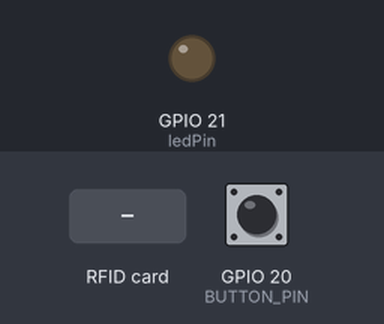
Recording of a sketch running on a simulated ESP32-C3. Parts: output pins drawn as LEDs (lit = HIGH). Inputs (shaded band) come from the test bench; at power-on: GPIO 20 (BUTTON_PIN) HIGH. WiFi joins after 1.5 s; servers stay silent unless stated; I2S audio is not simulated (input reads silence); the local clock reads 2024-03-15 10:24:30 at power-on unless the sketch sets it; storage starts empty; what the sketch prints to the serial monitor is not drawn.

Above: at 3.9 s.
4.0 s: RFID card 00 00 00 00 00 held to the reader
At 4.6 s:
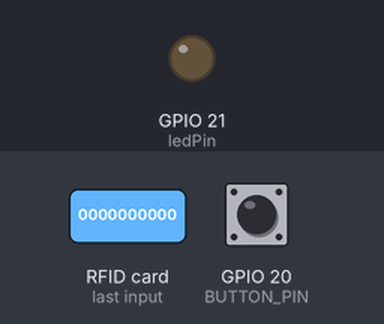
5.5 s: GPIO 20 (BUTTON_PIN) pulled LOW for 1 s
At 7.5 s:
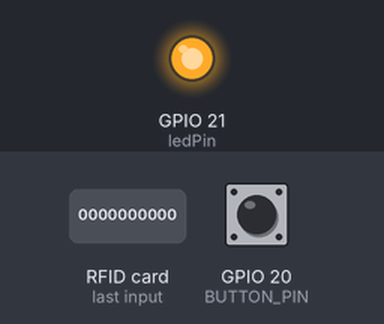
Timing chart, 0 to 16.5 s (numbered marks = the images above; inputs shaded):
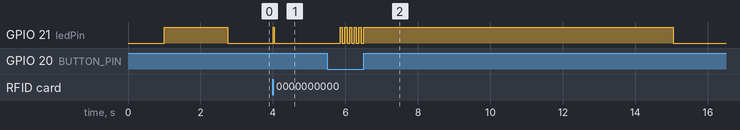

The sketch:

main.ino
```cpp
#include <WiFi.h>
#include <WiFiClientSecure.h>
#include <UniversalTelegramBot.h>
#include <SD.h>
#include <SPI.h>
#include <driver/i2s.h>
#include <MFRC522.h>
#include <SoftwareSerial.h>

////////////////////////////////////////////////////////////////////////////
///////////////////////// PARAMETROS A CONFIGURAR //////////////////////////
////////////////////////////////////////////////////////////////////////////

// Configuración WiFi y Telegram
#define WIFI_SSID "nombre"
#define WIFI_PASSWORD "contrasenha"
#define BOT_TOKEN "numerobot:letrasbot"

////////////////////////////////////////////////////////////////////////////
/////////////////// CONFIGURAR SI SE CAMBIAN LOS PINES /////////////////////
////////////////////////////////////////////////////////////////////////////

// Configuración de los pines del ESP32-C3-Mini
// Configuración de la tarjeta SD
#define SD_CS 10
#define SPI_MOSI 6
#define SPI_MISO 5
#define SPI_SCK 4

// Configuración del micrófono I2S
#define I2S_WS 7
#define I2S_SD 2
#define I2S_SCK 3
#define I2S_PORT I2S_NUM_0

// Configuración RFID
#define RFID_SS_PIN 8
#define RFID_RST_PIN 9

// Led PIN
const int ledPin = 21;

////////////////////////////////////////////////////////////////////////////
// FIN PINES
////////////////////////////////////////////////////////////////////////////


// Variables para el debounce de RFID
unsigned long lastCardDetectionTime = 0;
const unsigned long CARD_DEBOUNCE_TIME = 500; // 500ms para confirmar retirada
bool cardPresent = false;
byte lastCardUID[7] = {0};
byte lastCardSize = 0;

// Configuración del botón
#define BUTTON_PIN 20
volatile bool buttonPressed = false;
volatile bool buttonStateChanged = false;

// Configuración de audio
#define SAMPLE_RATE 16000
#define BITS_PER_SAMPLE 16
#define NUM_CHANNELS 1
#define BUFFER_LEN 1024  // Buffer más grande para mejor rendimiento

// Estructura para asociar UID de tarjeta con chat ID de Telegram
struct RFIDUser {
  byte uid[7];        // UID de la tarjeta RFID
  String chatID;      // Chat ID de Telegram asociado
  String userName;    // Nombre del usuario (opcional)
};

// Usuarios autorizados
// MODIFICAR:
// UID de la tarjeta, id del usurio de telegram, nombre de usuario de cara al buzón (el que se quiera)
RFIDUser authorizedUsers[] = {
  {{0x00, 0x00, 0x00, 0x00, 0x00, 0x00, 0x00}, "0000000000", "Nombre de usuario 1"},
  {{0x00, 0x00, 0x00, 0x00, 0x00, 0x00, 0x00}, "0000000000", "Nombre de usuario 2"}
};
const int numUsers = sizeof(authorizedUsers) / sizeof(authorizedUsers[0]);
unsigned long botLastScan;
const unsigned long botMTBS = 1000;

WiFiClientSecure secured_client;
UniversalTelegramBot bot(BOT_TOKEN, secured_client);
MFRC522 mfrc522(RFID_SS_PIN, RFID_RST_PIN);
SoftwareSerial mySerialPrinter(0, 1); // Printer communication

// Variables para el audio
File audioFile;
uint32_t totalBytes = 0;
const char* filename = "/audio_recorded.wav";
bool isRecording = false;
bool waitingForButton = false;
String currentUserChatID = "";

// Buffer para I2S
int16_t sBuffer[BUFFER_LEN];

// Estructura del encabezado WAV
typedef struct {
  char chunkID[4];         // "RIFF"
  uint32_t chunkSize;      // Tamaño del archivo - 8
  char format[4];          // "WAVE"
  char subchunk1ID[4];     // "fmt "
  uint32_t subchunk1Size;  // 16 para PCM
  uint16_t audioFormat;    // 1 para PCM
  uint16_t numChannels;    // 1 para mono, 2 para stereo
  uint32_t sampleRate;     // 44100, etc.
  uint32_t byteRate;       // sampleRate * numChannels * bitsPerSample/8
  uint16_t blockAlign;     // numChannels * bitsPerSample/8
  uint16_t bitsPerSample;  // 16, etc.
  char subchunk2ID[4];     // "data"
  uint32_t subchunk2Size;  // numSamples * numChannels * bitsPerSample/8
} WavHeader;

void IRAM_ATTR buttonISR() {
  bool currentState = digitalRead(BUTTON_PIN);
  if (currentState == LOW) { // Pulsado (usando INPUT_PULLUP)
    buttonPressed = true;
  } else {
    buttonPressed = false;
  }
  buttonStateChanged = true;
}

void setup() {
  mySerialPrinter.begin(9600);
  Serial.begin(9600);
  pinMode(ledPin, OUTPUT);
  delay(1000); // Espera para estabilizar la conexión serial

  digitalWrite(ledPin, HIGH);
  Serial.println("Iniciando sistema...");

  // 1. Inicializar periféricos
  initSDCard();
  initI2S();
  initRFID();

  // 2. Configurar botón con interrupción
  pinMode(BUTTON_PIN, INPUT_PULLUP);
  attachInterrupt(digitalPinToInterrupt(BUTTON_PIN), buttonISR, CHANGE);

  // 3. Conectar a WiFi
  connectToWiFi();

  // 4. Configurar hora (necesario para Telegram)
  configTime(0, 0, "pool.ntp.org");

  Serial.println("Sistema listo. Acerca una tarjeta RFID y pulsa el botón para grabar.");

  mySerialPrinter.println();
  mySerialPrinter.println("Hola, soy Remi, tu cartero personal. Estoy aqui para ayudarte a comunicarte con quien quieras.\n Acabo de conectarme a internet y mi dirección IP es: ");
  mySerialPrinter.println(WiFi.localIP());
  mySerialPrinter.println();
  digitalWrite(ledPin, LOW);

}

void loop() {
  // Verificar si hay una tarjeta RFID presente
  checkRFIDPresence();

  // Manejar el estado del botón
  if (buttonStateChanged) {
    buttonStateChanged = false;
    handleButtonPress();
  }

  // Grabar si estamos en modo grabación
  if (isRecording) {
    recordChunk();

    // Mostrar estado cada segundo
    static unsigned long lastStatusTime = 0;
    if (millis() - lastStatusTime > 1000) {
      lastStatusTime = millis();
      Serial.printf("Grabando... %d bytes\n", totalBytes);
    }
  }

  // Comprobación de nuevos mensajes
  if (millis() - botLastScan > botMTBS && !isRecording) {
    int numNewMessages = bot.getUpdates(bot.last_message_received + 1);

    //bot.sendMessage("1509923351", "Prueba de mensaje", "");

    while (numNewMessages) {
      Serial.println("Mensajes nuevos recibidos");
      handleNewMessages(numNewMessages);
      numNewMessages = bot.getUpdates(bot.last_message_received + 1);
    }

    botLastScan = millis();
    //delay(10000);
  }

  delay(10);
}

void handleButtonPress() {
  if (waitingForButton && buttonPressed && !isRecording) {
    // Comenzar grabación
    startRecording();
    waitingForButton = false;
  }
  else if (isRecording && !buttonPressed) {
    // Detener grabación
    stopRecording();
    if (currentUserChatID != "") {
      digitalWrite(ledPin, HIGH);
      sendAudioToUser(currentUserChatID);
    }
    currentUserChatID = ""; // Resetear para la próxima grabación
  }
}

void startRecording() {
  audioFile = SD.open(filename, FILE_WRITE);
  if (!audioFile) {
    Serial.println("Error al crear archivo de audio");
    return;
  }

  writeWAVHeader(audioFile, 0); // Cabecera provisional
  totalBytes = 0;
  isRecording = true;
  Serial.println("Comenzando grabación... (Suelte el botón para detener)");
}

void stopRecording() {
  if (isRecording) {
    // Actualizar cabecera WAV con tamaño real
    audioFile.seek(0);
    writeWAVHeader(audioFile, totalBytes);
    audioFile.close();
    isRecording = false;

    Serial.print("Total de bytes grabados: ");
    Serial.println(totalBytes);
  }
}

void recordChunk() {
  size_t bytesRead;
  esp_err_t result = i2s_read(I2S_PORT, &sBuffer, BUFFER_LEN * sizeof(int16_t), &bytesRead, portMAX_DELAY);

  if (result == ESP_OK && bytesRead > 0 && audioFile) {
    // Convertir bytes a muestras de audio (int16_t)
    size_t numSamples = bytesRead / sizeof(int16_t);

    // Amplificar el buffer (ejemplo: 2.0x de ganancia)
    amplifyAudioBuffer((int16_t*)sBuffer, numSamples, 100.0); // Ajusta el valor 2.0 según necesidad

    audioFile.write((uint8_t*)sBuffer, bytesRead);
    totalBytes += bytesRead;

    digitalWrite(ledPin, !digitalRead(ledPin));

    // Mostrar progreso cada segundo aproximadamente
    static uint32_t lastPrint = 0;
    if (millis() - lastPrint > 1000) {
      lastPrint = millis();
      Serial.printf("Grabando: %d bytes\n", totalBytes);
    }
  }
}

// Función para buscar un usuario por su UID
String findUserByUID(byte* uid, byte uidSize) {
  for (int i = 0; i < numUsers; i++) {
    if (memcmp(uid, authorizedUsers[i].uid, uidSize) == 0) {
      return authorizedUsers[i].chatID;
    }
  }
  return ""; // Retorna cadena vacía si no encuentra el usuario
}

// Función para inicializar la tarjeta SD
void initSDCard() {
  SPI.begin(SPI_SCK, SPI_MISO, SPI_MOSI);
  if (!SD.begin(SD_CS)) {
    Serial.println("Error al inicializar la tarjeta SD");
    while (1);
  }
  Serial.println("Tarjeta SD inicializada correctamente");
}

// Función para inicializar el micrófono I2S
void initI2S() {
  const i2s_config_t i2s_config = {
    .mode = i2s_mode_t(I2S_MODE_MASTER | I2S_MODE_RX),
    .sample_rate = SAMPLE_RATE,
    .bits_per_sample = i2s_bits_per_sample_t(BITS_PER_SAMPLE),
    .channel_format = I2S_CHANNEL_FMT_ONLY_LEFT,
    .communication_format = i2s_comm_format_t(I2S_COMM_FORMAT_STAND_I2S),
    .intr_alloc_flags = 0,
    .dma_buf_count = 8,
    .dma_buf_len = BUFFER_LEN,
    .use_apll = false
  };

  i2s_driver_install(I2S_PORT, &i2s_config, 0, NULL);

  const i2s_pin_config_t pin_config = {
    .bck_io_num = I2S_SCK,
    .ws_io_num = I2S_WS,
    .data_out_num = -1,
    .data_in_num = I2S_SD
  };

  i2s_set_pin(I2S_PORT, &pin_config);
  Serial.println("Micrófono I2S inicializado correctamente");
}

// Función para inicializar el lector RFID
void initRFID() {
  SPI.begin();
  mfrc522.PCD_Init();
  Serial.println("Lector RFID inicializado");
}

// Función para escribir el encabezado WAV
void writeWAVHeader(File file, uint32_t dataSize) {
  WavHeader wavHeader;

  strncpy(wavHeader.chunkID, "RIFF", 4);
  wavHeader.chunkSize = dataSize + 36;
  strncpy(wavHeader.format, "WAVE", 4);
  strncpy(wavHeader.subchunk1ID, "fmt ", 4);
  wavHeader.subchunk1Size = 16;
  wavHeader.audioFormat = 1;
  wavHeader.numChannels = NUM_CHANNELS;
  wavHeader.sampleRate = SAMPLE_RATE;
  wavHeader.byteRate = SAMPLE_RATE * NUM_CHANNELS * BITS_PER_SAMPLE / 8;
  wavHeader.blockAlign = NUM_CHANNELS * BITS_PER_SAMPLE / 8;
  wavHeader.bitsPerSample = BITS_PER_SAMPLE;
  strncpy(wavHeader.subchunk2ID, "data", 4);
  wavHeader.subchunk2Size = dataSize;

  file.write((uint8_t*)&wavHeader, sizeof(WavHeader));
}

// Función para conectar a WiFi
void connectToWiFi() {
  WiFi.begin(WIFI_SSID, WIFI_PASSWORD);
  secured_client.setCACert(TELEGRAM_CERTIFICATE_ROOT);

  Serial.print("Conectando a WiFi");
  while (WiFi.status() != WL_CONNECTED) {
    delay(500);
    Serial.print(".");
  }
  Serial.println("\nConectado!");
  Serial.print("IP address: ");
  Serial.println(WiFi.localIP());
}

// Funciones auxiliares para el envío del archivo
bool isMoreDataAvailable() {
  return audioFile.available();
}

byte getNextByte() {
  return audioFile.read();
}

// Función para enviar audio a un usuario específico
void sendAudioToUser(String chatID) {
  if (chatID == "") return;

  int maxRetries = 5;
  int retryDelay = 2000;
  bool success = false;

  audioFile = SD.open(filename);
  if (!audioFile) {
    Serial.println("Error al abrir el archivo WAV");
    return;
  }

  Serial.print("Enviando audio (");
  Serial.print(audioFile.size());
  Serial.println(" bytes)");

  for (int attempt = 1; attempt <= maxRetries; attempt++) {
    audioFile.seek(0);

    Serial.print("Intento ");
    Serial.print(attempt);
    Serial.println(" de envío");

    String response = bot.sendDocumentByBinary(
      chatID,
      "audio/wav",
      audioFile.size(),
      isMoreDataAvailable,
      getNextByte,
      nullptr,
      nullptr,
      "audio_recorded.wav"
    );

    if (response.indexOf("\"ok\":true") != -1) {
      success = true;
      Serial.println("Audio enviado con éxito!");
      digitalWrite(ledPin, LOW);
      break;
    } else {
      Serial.println("Error en el envío, reintentando...");
      if (attempt < maxRetries) {
        delay(retryDelay);
      }
    }
  }

  audioFile.close();

  if (!success) {
    Serial.println("Error: No se pudo enviar el audio después de varios intentos");
  }
}

void checkRFIDPresence() {
  // Verifica si hay una tarjeta nueva presente
  if (mfrc522.PICC_IsNewCardPresent() && mfrc522.PICC_ReadCardSerial()) {
    if (!isRecording) { //!waitingForButton &&
      Serial.println("Tarjeta detectada");
      // Buscar el usuario correspondiente
      currentUserChatID = findUserByUID(mfrc522.uid.uidByte, mfrc522.uid.size);

      if (currentUserChatID != "") {
        waitingForButton = true;
        digitalWrite(ledPin, HIGH);
        Serial.println("Usuario autorizado. Pulse el botón para grabar.");
        cardPresent = true; // Marcar que hay una tarjeta presente
      } else {
        digitalWrite(ledPin, LOW);
        Serial.println("Usuario no autorizado");
        cardPresent = false;
      }
    }
    mfrc522.PICC_HaltA(); // Detener comunicación con la tarjeta
  }

  // Verificación adicional para tarjetas ya presentes (no nuevas)
  if (cardPresent) {
    byte bufferATQA[2];
    byte bufferSize = sizeof(bufferATQA);

    // Intenta "despertar" la tarjeta para ver si sigue ahí
    if (mfrc522.PICC_WakeupA(bufferATQA, &bufferSize) == MFRC522::STATUS_OK) {
        digitalWrite(ledPin, HIGH); // LED ON: tarjeta presente
    } else {
        digitalWrite(ledPin, LOW);  // LED OFF: tarjeta retirada o no responde
    }
  }
}


void handleNewMessages(int numNewMessages) {
  for (int i = 0; i < numNewMessages; i++) {
    String chat_id = String(bot.messages[i].chat_id);
    String text = bot.messages[i].text;
    String emisor = bot.messages[i].from_name;

    Serial.println (chat_id);
    Serial.println (text);
    Serial.println (emisor);

    // Buscar el chat_id en el array authorizedUsers
    bool authorized = false;
    String userName;

    for (int j = 0; j < numUsers; j++) {
      if (chat_id == authorizedUsers[j].chatID) {
        authorized = true;
        userName = authorizedUsers[j].userName;
        break;
      }
    }

    if (authorized) {
      //size_t index = std::distance(userChatIDs.begin(), it);
      //String from_name = userNames[index]; // Imprimir nombre del usuario y mensaje recibido
      Serial.print(chat_id);
      Serial.print(" Mensaje de ");
      Serial.print(userName);
      Serial.print(": ");
      String recived_msg = bot.messages[i].text;
      Serial.println(recived_msg); // Responder con el nombre del usuario
      String response = "Hola " + userName + " estoy enviando tu mensaje. Gracias por contar conmigo para esta tarea 📮🤙🏼";
      bot.sendMessage(chat_id, response, "");
      mySerialPrinter.println("Mensaje de "+ userName + ":");
      imprimirMensajeFormateado(recived_msg);
      //mySerialPrinter.println();
      //mySerialPrinter.println(recived_msg);
      //mySerialPrinter.println();

      //mySerialPrinter.println(bot.messages[i].text);
      //mySerialPrinter.println();

    } else { // Mensaje de usuario no autorizado
      String response = "Hola " + emisor + "... ¿Quién eres? Irene me ha dicho que no hable con desconocidos... ¡Adiós!";
      bot.sendMessage(chat_id, response, "");
    }
  }
}


void imprimirMensajeFormateado(String mensaje) {
  const int MAX_CARACTERES = 30; // Máximo por línea
  int retardoEntreLineas = 900;  // ms entre líneas

  // Limpieza inicial de retornos de carro existentes
  //mensaje.replace("\n", " ");

  while (mensaje.length() > 0) {
    // Encontrar el último espacio dentro del límite
    int corte = MAX_CARACTERES;
    if (mensaje.length() > MAX_CARACTERES) {
      corte = mensaje.lastIndexOf(' ', MAX_CARACTERES);
      if (corte == -1) corte = MAX_CARACTERES; // Si no hay espacios, corta duro
    } else {
      corte = mensaje.length();
    }

    // Extraer y imprimir el segmento
    String linea = mensaje.substring(0, corte);
    linea.trim(); // Eliminar espacios sobrantes
    mySerialPrinter.println(linea);
    mySerialPrinter.println();

    // Retardo controlado entre líneas
    delay(retardoEntreLineas);

    // Remover el segmento impreso
    mensaje = mensaje.substring(corte);
    mensaje.trim();
  }

  // Línea final vacía para separación
  mySerialPrinter.println();
  delay(retardoEntreLineas * 2); // Retardo adicional post-mensaje
}

void amplifyAudioBuffer(int16_t* buffer, size_t samples, float gain) {
    for (size_t i = 0; i < samples; i++) {
        buffer[i] = constrain((int)(buffer[i] * gain), -32768, 32767); // Evita clipping
    }
}
```

Measured:
- after the input at 4.0 s, GPIO 21 (ledPin): LOW → HIGH at once, → LOW 0.03 s later
- after the input at 5.5 s, GPIO 21 (ledPin): goes 5 × (HIGH 0.06 s, LOW 0.07 s), HIGH 8.5 s, then LOW, starting after 0.36 s
